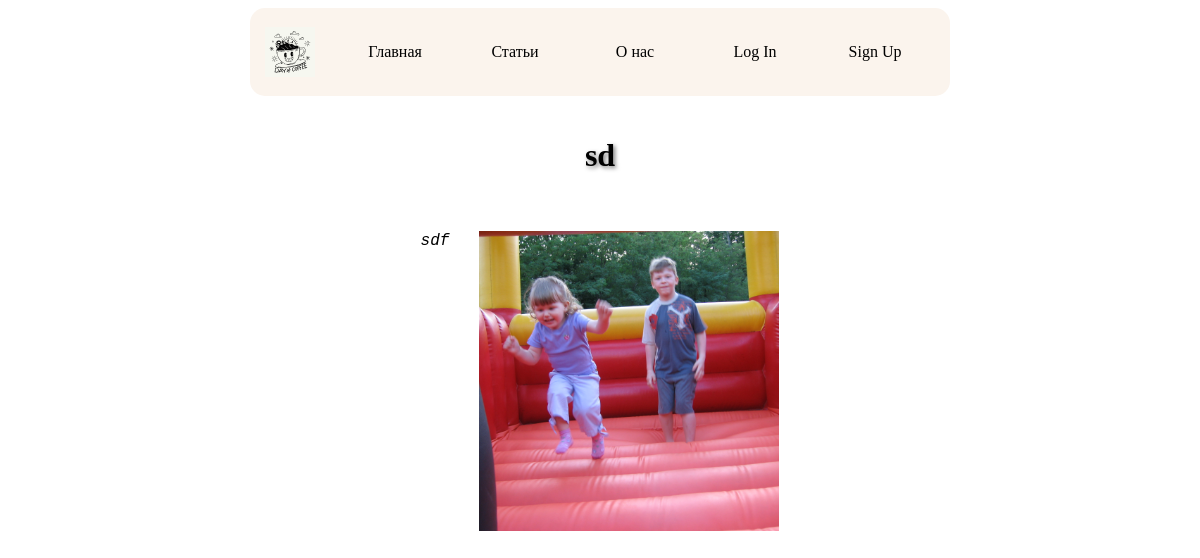
Screenshot of /articles/sd-mtkk with the database file from the repository.
### articles/models.py (models this page shows, shortened)
class Article(models.Model):
    title = models.CharField(max_length=200)
    slug = models.SlugField(blank=True)
    body = models.TextField()
    date = models.DateTimeField(auto_now_add=True)
    thumbnail = models.ImageField(upload_to='images/', blank=True)
    author = models.ForeignKey(User, default=None, on_delete=models.CASCADE)

### articles/views.py (the view)
# urls.py: path('<slug:slug>', views.article_item, name='article_detail'),
def article_item(request, slug):
    article = Article.objects.get(slug=slug)
    return render(request, 'articles/article_item.html', {'article': article})

### articles/templates/articles/article_item.html (shortened to what this page needs)
{% extends "base_layout.html" %}
{% block content %}
<div class="article-detail">
    <h1>{{ article.title }}</h1>
    <p>{{ article.body }}</p>
    <div class="img" style="background-image: url('{{ article.thumbnail.url }}')">
    </div>
</div>
{% endblock content %}

### static/css/style.css (style rules this page uses)
h1 { text-shadow: 2px 2px 4px rgba(0, 0, 0, 0.5); text-align: center; padding: 20px; }
body { display: grid; place-items: center; }
.img { width: 300px; height: 300px; background-position: center; background-repeat: no-repeat; background-size: cover ; position: relative; margin-top: 15px; float: right; }

### rows the page displays
Article: title "sd", body "sdf", thumbnail (picture)
